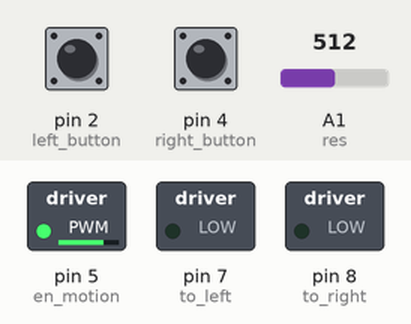
A sketch run on a simulated Arduino Uno, built with avr-gcc and run on an emulated ATmega328P. Shown: switched loads named in the sketch (green lamp = pin HIGH). Inputs (shaded band) come from the test bench; at power-on: pin 2 (left_button) LOW, pin 4 (right_button) LOW, A1 (res) = 512.

Above: at 1.2 s.
1.3 s: pin 2 (left_button) pulled HIGH for 0.15 s
At 1.37 s:
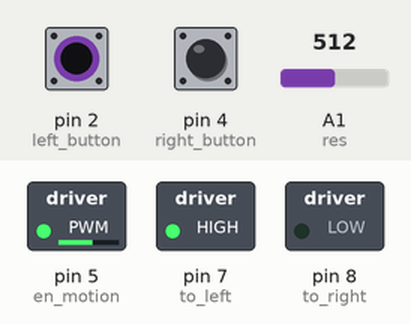
2.9 s: pin 4 (right_button) pulled HIGH for 0.15 s
At 2.97 s:
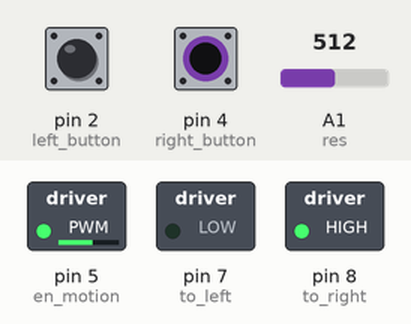
4.5 s: pin 4 (right_button) pulled HIGH for 3.2 s
At 8.6 s:
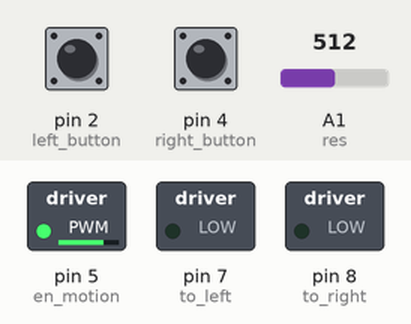
9.2 s: pin 2 (left_button) pulled HIGH for 3.2 s
At 9.7 s:
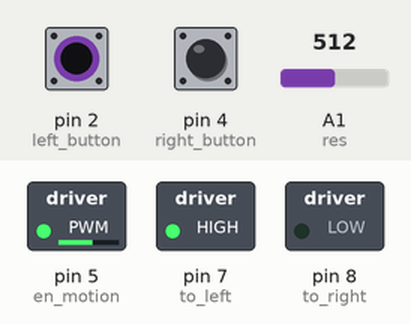
Timing chart, 0 to 13.9 s (numbered marks = the images above; inputs shaded):
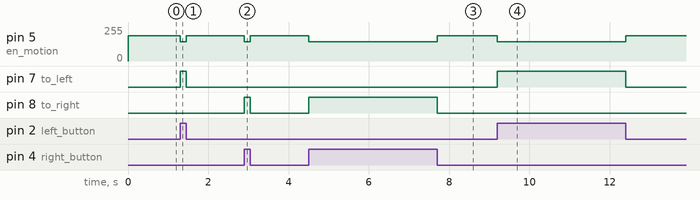

The sketch:

DC_motor_control.ino
```cpp
//inputs
const int left_button = 2;
const int right_button = 4;
const int res = A1;
//outputs
const int en_motion = 5;
const int to_left = 7;
const int to_right = 8;
// initial values
int buttonLeft = 0;
int buttonRight = 0;

int res_value = 0;
int rotation_speed = 0;

int pwm4stop = 191;

void setup() {
  // put your setup code here, to run once:
  pinMode(left_button, INPUT);
  pinMode(right_button, INPUT);

  pinMode(en_motion, OUTPUT);
  pinMode(to_left, OUTPUT);
  pinMode(to_right, OUTPUT);
}

void loop() {
  // put your main code here, to run repeatedly:
  res_value = analogRead(res);
  rotation_speed = map(res_value, 0, 1023, 32, 255);

  buttonLeft = digitalRead(left_button);
  buttonRight = digitalRead(right_button);

  if (buttonLeft == HIGH && buttonRight == LOW) {
    // move motor to left:
    rotate(HIGH, LOW, rotation_speed);
  } else if(buttonLeft == LOW && buttonRight == HIGH) {
    // move motor to right:
    rotate(LOW, HIGH, rotation_speed);
  } else {
    rotation_stop(pwm4stop);
  }
}

void rotate(int left, int right, int pwm){
  analogWrite(en_motion, pwm);
  digitalWrite(to_left, left);
  digitalWrite(to_right, right);
}

void rotation_stop(int pwm){
  analogWrite(en_motion, pwm);
  digitalWrite(to_left, LOW);
  digitalWrite(to_right, LOW);
}
```

Measured:
- after the input at 1.3 s, pin 5 (en_motion): 191/255 → 143/255 at once, → 191/255 0.15 s later; pin 7 (to_left): LOW → HIGH at once, → LOW 0.15 s later
- after the input at 2.9 s, pin 5 (en_motion): 191/255 → 143/255 at once, → 191/255 0.15 s later; pin 8 (to_right): LOW → HIGH at once, → LOW 0.15 s later
- after the input at 4.5 s, pin 5 (en_motion): 191/255 → 143/255 at once, → 191/255 3.2 s later; pin 8 (to_right): LOW → HIGH at once, → LOW 3.2 s later
- after the input at 9.2 s, pin 5 (en_motion): 191/255 → 143/255 at once, → 191/255 3.2 s later; pin 7 (to_left): LOW → HIGH at once, → LOW 3.2 s later
